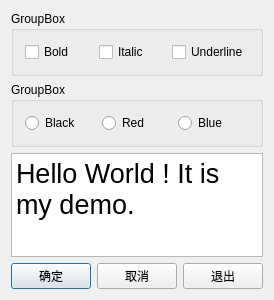
<?xml version="1.0" encoding="UTF-8"?>
<ui version="4.0">
 <class>QWDialog</class>
 <widget class="QDialog" name="QWDialog">
  <property name="geometry">
   <rect>
    <x>0</x>
    <y>0</y>
    <width>269</width>
    <height>300</height>
   </rect>
  </property>
  <property name="windowTitle">
   <string>Dialog by Designer</string>
  </property>
  <layout class="QVBoxLayout" name="verticalLayout">
   <item>
    <widget class="QGroupBox" name="groupBox">
     <property name="title">
      <string>GroupBox</string>
     </property>
     <layout class="QHBoxLayout" name="horizontalLayout_3">
      <item>
       <widget class="QCheckBox" name="chkBoxBold">
        <property name="text">
         <string>Bold</string>
        </property>
       </widget>
      </item>
      <item>
       <widget class="QCheckBox" name="chkBoxItalic">
        <property name="text">
         <string>Italic</string>
        </property>
       </widget>
      </item>
      <item>
       <widget class="QCheckBox" name="chkBoxUnder">
        <property name="font">
         <font>
          <pointsize>9</pointsize>
         </font>
        </property>
        <property name="text">
         <string>Underline</string>
        </property>
       </widget>
      </item>
     </layout>
    </widget>
   </item>
   <item>
    <widget class="QGroupBox" name="groupBox_2">
     <property name="title">
      <string>GroupBox</string>
     </property>
     <layout class="QHBoxLayout" name="horizontalLayout_4">
      <item>
       <widget class="QRadioButton" name="rBtnBlack">
        <property name="text">
         <string>Black</string>
        </property>
       </widget>
      </item>
      <item>
       <widget class="QRadioButton" name="rBtnRed">
        <property name="text">
         <string>Red</string>
        </property>
       </widget>
      </item>
      <item>
       <widget class="QRadioButton" name="rBtnBlue">
        <property name="text">
         <string>Blue</string>
        </property>
       </widget>
      </item>
     </layout>
    </widget>
   </item>
   <item>
    <widget class="QPlainTextEdit" name="txtEdit">
     <property name="font">
      <font>
       <pointsize>20</pointsize>
      </font>
     </property>
     <property name="plainText">
      <string>Hello World ! It is my demo.</string>
     </property>
    </widget>
   </item>
   <item>
    <layout class="QHBoxLayout" name="horizontalLayout">
     <item>
      <spacer name="horizontalSpacer">
       <property name="orientation">
        <enum>Qt::Horizontal</enum>
       </property>
       <property name="sizeHint" stdset="0">
        <size>
         <width>40</width>
         <height>20</height>
        </size>
       </property>
      </spacer>
     </item>
     <item>
      <widget class="QPushButton" name="btnOk">
       <property name="text">
        <string>确定</string>
       </property>
      </widget>
     </item>
     <item>
      <widget class="QPushButton" name="btnCancel">
       <property name="text">
        <string>取消</string>
       </property>
      </widget>
     </item>
     <item>
      <spacer name="horizontalSpacer_2">
       <property name="orientation">
        <enum>Qt::Horizontal</enum>
       </property>
       <property name="sizeHint" stdset="0">
        <size>
         <width>40</width>
         <height>20</height>
        </size>
       </property>
      </spacer>
     </item>
     <item>
      <widget class="QPushButton" name="pushButton_3">
       <property name="text">
        <string>退出</string>
       </property>
      </widget>
     </item>
    </layout>
   </item>
  </layout>
 </widget>
 <layoutdefault spacing="6" margin="11"/>
 <resources/>
 <connections>
  <connection>
   <sender>btnOk</sender>
   <signal>clicked()</signal>
   <receiver>QWDialog</receiver>
   <slot>accept()</slot>
   <hints>
    <hint type="sourcelabel">
     <x>70</x>
     <y>275</y>
    </hint>
    <hint type="destinationlabel">
     <x>49</x>
     <y>320</y>
    </hint>
   </hints>
  </connection>
  <connection>
   <sender>btnCancel</sender>
   <signal>clicked()</signal>
   <receiver>QWDialog</receiver>
   <slot>reject()</slot>
   <hints>
    <hint type="sourcelabel">
     <x>156</x>
     <y>280</y>
    </hint>
    <hint type="destinationlabel">
     <x>154</x>
     <y>429</y>
    </hint>
   </hints>
  </connection>
  <connection>
   <sender>pushButton_3</sender>
   <signal>clicked()</signal>
   <receiver>QWDialog</receiver>
   <slot>close()</slot>
   <hints>
    <hint type="sourcelabel">
     <x>231</x>
     <y>278</y>
    </hint>
    <hint type="destinationlabel">
     <x>263</x>
     <y>452</y>
    </hint>
   </hints>
  </connection>
 </connections>
</ui>
